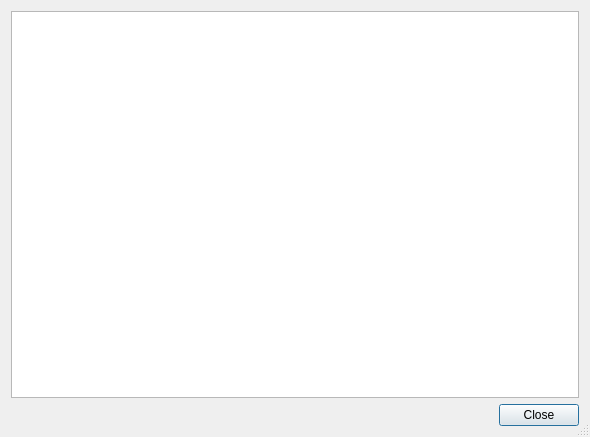
<ui version="4.0" >
 <class>VcsRepositoryInfoDialog</class>
 <widget class="QDialog" name="VcsRepositoryInfoDialog" >
  <property name="geometry" >
   <rect>
    <x>0</x>
    <y>0</y>
    <width>590</width>
    <height>437</height>
   </rect>
  </property>
  <property name="windowTitle" >
   <string>Repository Information</string>
  </property>
  <property name="sizeGripEnabled" >
   <bool>true</bool>
  </property>
  <layout class="QVBoxLayout" >
   <item>
    <widget class="QTextEdit" name="infoBrowser" >
     <property name="readOnly" >
      <bool>true</bool>
     </property>
    </widget>
   </item>
   <item>
    <widget class="QDialogButtonBox" name="buttonBox" >
     <property name="orientation" >
      <enum>Qt::Horizontal</enum>
     </property>
     <property name="standardButtons" >
      <set>QDialogButtonBox::Close</set>
     </property>
    </widget>
   </item>
  </layout>
 </widget>
 <layoutdefault spacing="6" margin="11" />
 <pixmapfunction>qPixmapFromMimeSource</pixmapfunction>
 <resources/>
 <connections>
  <connection>
   <sender>buttonBox</sender>
   <signal>accepted()</signal>
   <receiver>VcsRepositoryInfoDialog</receiver>
   <slot>accept()</slot>
   <hints>
    <hint type="sourcelabel" >
     <x>48</x>
     <y>419</y>
    </hint>
    <hint type="destinationlabel" >
     <x>50</x>
     <y>437</y>
    </hint>
   </hints>
  </connection>
  <connection>
   <sender>buttonBox</sender>
   <signal>rejected()</signal>
   <receiver>VcsRepositoryInfoDialog</receiver>
   <slot>reject()</slot>
   <hints>
    <hint type="sourcelabel" >
     <x>226</x>
     <y>422</y>
    </hint>
    <hint type="destinationlabel" >
     <x>233</x>
     <y>440</y>
    </hint>
   </hints>
  </connection>
 </connections>
</ui>
